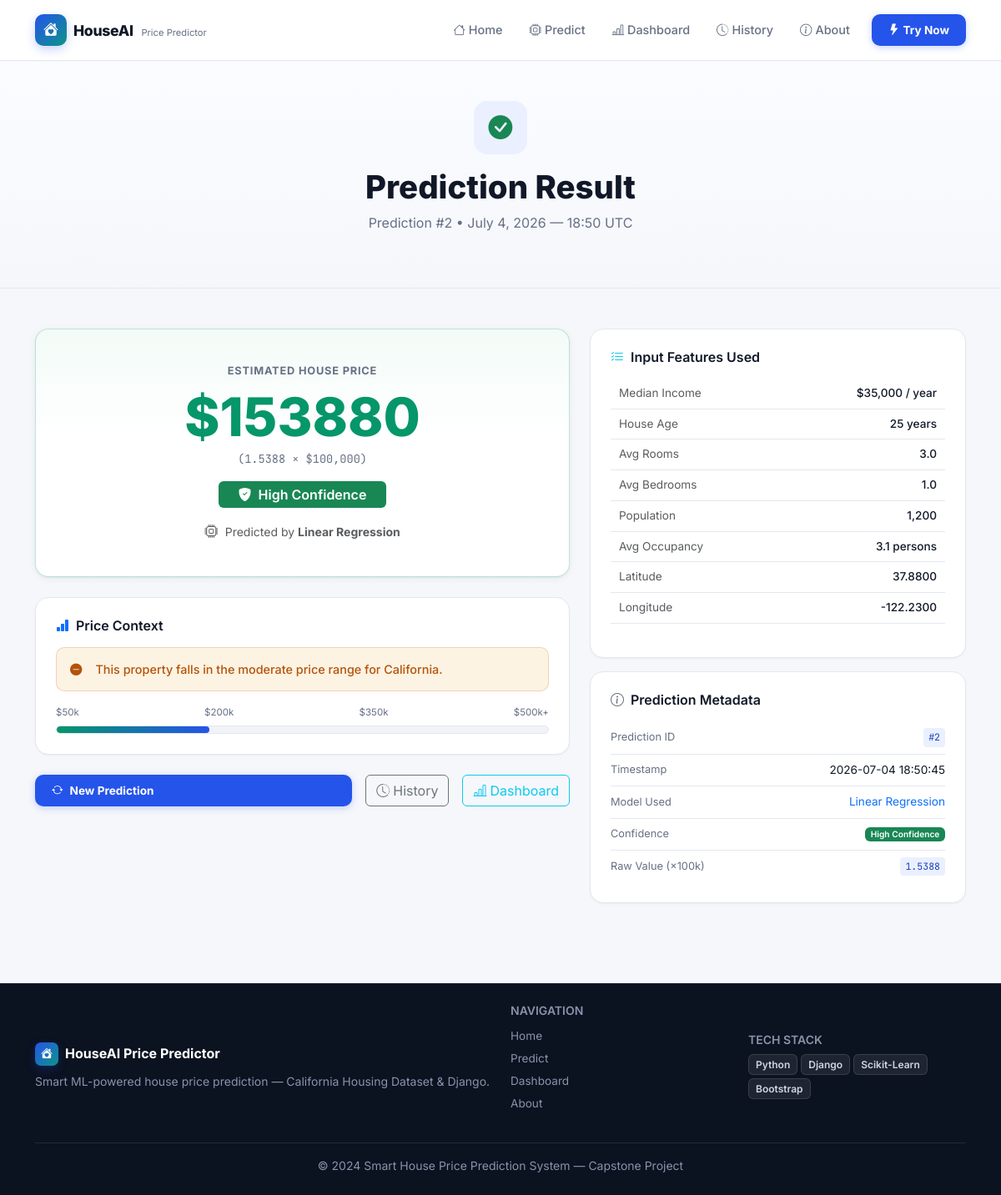
Screenshot of /result/2/ with the database file from the repository.
### predictor/models.py (models this page shows, shortened)
class PredictionRecord(models.Model):
    median_income       = models.FloatField()
    house_age           = models.FloatField()
    avg_rooms           = models.FloatField()
    avg_bedrooms        = models.FloatField()
    population          = models.FloatField()
    avg_occupancy       = models.FloatField()
    latitude            = models.FloatField()
    longitude           = models.FloatField()
    predicted_price     = models.FloatField()
    predicted_price_usd = models.FloatField()
    confidence_level    = models.CharField(max_length=50)
    model_used          = models.CharField(max_length=100, default='')
    created_at          = models.DateTimeField(default=timezone.now)
    ip_address          = models.GenericIPAddressField(null=True, blank=True)
    class Meta:
        ordering = ['-created_at']
        verbose_name = 'Prediction Record'
        verbose_name_plural = 'Prediction Records'
    @property
    def confidence_badge_class(self):
        m = {'High Confidence': 'success', 'Medium Confidence': 'warning',
             'Low Confidence': 'danger'}
        return m.get(self.confidence_level, 'secondary')

### predictor/views.py (the view)
# urls.py: path('result/<int:pk>/', views.result, name='result'),
def result(request, pk):
    try:
        record = PredictionRecord.objects.get(pk=pk)
    except PredictionRecord.DoesNotExist:
        return redirect('predict')
    input_data = [
        ('Median Income',  f"${record.median_income * 10000:,.0f} / year"),
        ('House Age',      f"{record.house_age:.0f} years"),
        ('Avg Rooms',      f"{record.avg_rooms:.1f}"),
        ('Avg Bedrooms',   f"{record.avg_bedrooms:.1f}"),
        ('Population',     f"{record.population:,.0f}"),
        ('Avg Occupancy',  f"{record.avg_occupancy:.1f} persons"),
        ('Latitude',       f"{record.latitude:.4f}"),
        ('Longitude',      f"{record.longitude:.4f}"),
    ]
    return render(request, 'predictor/result.html', {
        'record': record, 'input_data': input_data,
        'badge_class': record.confidence_badge_class,
    })

### templates/predictor/result.html (shortened to what this page needs)
{% extends 'predictor/base.html' %}
{% block content %}
<section class="page-hero py-5">
  <div class="container">
    <div class="page-hero-inner text-center">
      <div class="page-icon mb-3 text-success"><i class="bi bi-check-circle-fill"></i></div>
      <h1 class="page-title">Prediction Result</h1>
      <p class="page-subtitle">
        Prediction #{{ record.pk }} &bull;
        {{ record.created_at|date:"F j, Y — H:i" }} UTC
      </p>
    </div>
  </div>
</section>
<section class="py-5">
  <div class="container">
    <div class="row justify-content-center">
      <div class="col-lg-7">
        <div class="result-main-card">
          <div class="result-label">Estimated House Price</div>
          <div class="result-price">${{ record.predicted_price_usd|floatformat:0 }}</div>
          <div class="result-unit">({{ record.predicted_price|floatformat:4 }} × $100,000)</div>
          <div class="result-confidence mt-3">
            <span class="badge bg-{{ badge_class }} fs-6 px-4 py-2">
              {% if badge_class == 'success' %}
              <i class="bi bi-shield-fill-check me-1"></i>
              {% elif badge_class == 'warning' %}
              <i class="bi bi-shield-fill-exclamation me-1"></i>
              {% else %}
              <i class="bi bi-shield-fill-x me-1"></i>
              {% endif %}
              {{ record.confidence_level }}
            </span>
          </div>
          <div class="result-model-info mt-3">
            <i class="bi bi-cpu me-1 text-muted"></i>
            <small class="text-muted">Predicted by <strong>{{ record.model_used }}</strong></small>
          </div>
        </div>
        <div class="price-context-card mt-4">
          <h6 class="fw-600 mb-3">
            <i class="bi bi-bar-chart-fill me-2 text-primary"></i>Price Context
          </h6>
          <div class="row g-3">
            {% if record.predicted_price_usd < 150000 %}
            <div class="col-12">
              <div class="context-message context-low">
                <i class="bi bi-arrow-down-circle-fill me-2"></i>
                This property is priced below the California median — potentially a great value opportunity.
              </div>
            </div>
            {% elif record.predicted_price_usd < 350000 %}
            <div class="col-12">
              <div class="context-message context-mid">
                <i class="bi bi-dash-circle-fill me-2"></i>
                This property falls in the moderate price range for California.
              </div>
            </div>
            {% endif %}
          </div>
          <div class="price-gauge mt-3">
            <div class="gauge-labels">
              <span>$50k</span><span>$200k</span><span>$350k</span><span>$500k+</span>
            </div>
            <div class="gauge-bar">
              {% with pct=record.predicted_price_usd|default:0 %}
              <div class="gauge-fill"
                   style="width: {% widthratio record.predicted_price_usd 500000 100 %}%;
                          max-width: 100%;">
              </div>
              {% endwith %}
            </div>
          </div>
        </div>
        <div class="d-flex gap-3 mt-4">
          <a href="{% url 'predict' %}" class="btn btn-predict flex-grow-1">
            <i class="bi bi-arrow-repeat me-2"></i>New Prediction
          </a>
          <a href="{% url 'history' %}" class="btn btn-outline-secondary">
            <i class="bi bi-clock-history me-1"></i>History
          </a>
          <a href="{% url 'dashboard' %}" class="btn btn-outline-info">
            <i class="bi bi-bar-chart-line me-1"></i>Dashboard
          </a>
        </div>
      </div>
      <div class="col-lg-5 mt-4 mt-lg-0">
        <div class="input-summary-card">
          <h6 class="fw-600 mb-3">
            <i class="bi bi-list-check me-2 text-info"></i>Input Features Used
          </h6>
          <table class="table table-sm input-table">
            <tbody>
              {% for label, value in input_data %}
              <tr>
                <td class="text-muted">{{ label }}</td>
                <td class="fw-500 text-end">{{ value }}</td>
              </tr>
              {% endfor %}
            </tbody>
          </table>
        </div>
        <div class="meta-card mt-3">
          <h6 class="fw-600 mb-3">
            <i class="bi bi-info-circle me-2 text-secondary"></i>Prediction Metadata
          </h6>
          <div class="meta-row">
            <span class="meta-label">Prediction ID</span>
            <code>#{{ record.pk }}</code>
          </div>
          <div class="meta-row">
            <span class="meta-label">Timestamp</span>
            <span>{{ record.created_at|date:"Y-m-d H:i:s" }}</span>
          </div>
          <div class="meta-row">
            <span class="meta-label">Model Used</span>
            <span class="text-primary">{{ record.model_used }}</span>
          </div>
          <div class="meta-row">
            <span class="meta-label">Confidence</span>
            <span class="badge bg-{{ badge_class }}">{{ record.confidence_level }}</span>
          </div>
          <div class="meta-row">
            <span class="meta-label">Raw Value (×100k)</span>
            <code>{{ record.predicted_price }}</code>
          </div>
        </div>
      </div>
    </div>
  </div>
</section>
{% endblock %}

### static/css/main.css (style rules this page uses)
:root { --bg-page: #f6f7fb; --bg-surface: #ffffff; --bg-surface-alt: #f1f3f8; --bg-navy: #0b1220; --bg-navy-2: #0f1830; --border: #e4e7ef; --border-strong: #d6dae4; --accent: #2554eb; --accent-dark: #1a3fc4; --accent-light:#eaf0ff; --accent2: #0d9488; --accent2-light: #e6f6f4; --accent3: #059669; --danger: #dc2626; --danger-light:#fdecec; --warning: #b45309; --warning-light:#fdf3e3; --info: #2554eb; --text: #101828; --text-muted: #667085; --text-soft: #98a2b3; --radius: 10px; --radius-lg: 16px; --shadow-sm: 0 1px 2px rgba(16,24,40,.05); --shadow: 0 2px 10px rgba(16,24,40,.06), 0 1px 2px rgba(16,24,40,.05); --shadow-lg: 0 16px 40px rgba(16,24,40,.10); --font: 'Inter', sans-serif; --mono: 'JetBrains Mono', monospace; --transition: all .2s ease; }
*, *::before, *::after { box-sizing: border-box; margin: 0; padding: 0; }
html { scroll-behavior: smooth; }
body { font-family: var(--font); background: var(--bg-page); color: var(--text); line-height: 1.6; min-height: 100vh; -webkit-font-smoothing: antialiased; }
h1,h2,h3,h4,h5,h6 { font-weight: 700; color: var(--text); }
p { color: var(--text); }
a { color: var(--accent); }
.fw-500 { font-weight: 500; }
.fw-600 { font-weight: 600; }
code { font-family: var(--mono); color: var(--accent-dark); background: var(--accent-light); padding: 2px 6px; border-radius: 4px; font-size: .85em; }
.btn-predict { background: var(--accent); color: #fff !important; font-weight: 700; font-size: .85rem; padding: 9px 20px; border-radius: 10px; border: none; transition: var(--transition); text-decoration: none; display: inline-flex; align-items: center; box-shadow: 0 2px 8px rgba(37,84,235,.25); }
.page-hero { background: linear-gradient(180deg, #fbfcff, var(--bg-page)); border-bottom: 1px solid var(--border); }
.page-icon { width: 64px; height: 64px; display: flex; align-items: center; justify-content: center; margin: 0 auto; font-size: 1.8rem; color: var(--accent); background: var(--accent-light); border-radius: 16px; }
.page-title { font-size: clamp(1.6rem, 4vw, 2.4rem); font-weight: 800; color: var(--text); }
.page-subtitle { color: var(--text-muted); font-size: 1rem; }
.result-main-card { background: linear-gradient(180deg, #f3fbf7, var(--bg-surface) 45%); border: 1px solid rgba(5,150,105,.25); border-radius: var(--radius-lg); padding: 40px; text-align: center; box-shadow: var(--shadow); }
.result-label { font-size: .8rem; font-weight: 700; text-transform: uppercase; letter-spacing: .8px; color: var(--text-muted); }
.result-price { font-size: clamp(2.5rem, 6vw, 4rem); font-weight: 800; color: var(--accent3); line-height: 1.1; margin: 10px 0 4px; }
.result-unit { font-size: .85rem; color: var(--text-muted); font-family: var(--mono); }
.result-model-info { margin-top: 8px; }
.price-context-card, .input-summary-card, .meta-card { background: var(--bg-surface); border: 1px solid var(--border); border-radius: var(--radius-lg); padding: 24px; box-shadow: var(--shadow-sm); }
.context-message { padding: 14px 16px; border-radius: 10px; font-size: .9rem; font-weight: 500; display: flex; align-items: center; gap: 8px; }
.context-mid { background: var(--warning-light); color: var(--warning); border: 1px solid rgba(180,83,9,.2); }
.gauge-labels { display: flex; justify-content: space-between; font-size: .72rem; color: var(--text-muted); margin-bottom: 6px; }
.gauge-bar { background: var(--bg-surface-alt); border: 1px solid var(--border); border-radius: 999px; height: 10px; overflow: hidden; }
.gauge-fill { background: linear-gradient(90deg, var(--accent3), var(--accent)); height: 100%; border-radius: 999px; transition: width .8s ease; }
.input-table td { font-size: .85rem; color: var(--text-muted); border-color: var(--border) !important; padding: 7px 10px !important; }
.input-table td.fw-500 { color: var(--text); }
.meta-row { display: flex; justify-content: space-between; align-items: center; padding: 8px 0; border-bottom: 1px solid var(--border); font-size: .85rem; }
.meta-row:last-child { border-bottom: none; }
.meta-label { color: var(--text-muted); font-size: .8rem; }
.table { color: var(--text) !important; }
.table-dark td, .table-dark th, .table td, .table th { border-color: var(--border) !important; color: var(--text); }
.badge { font-weight: 600 !important; }

### rows the page displays
PredictionRecord: pk "2", created_at "July 4, 2026 — 18:50", predicted_price_usd "153880", predicted_price "1.5388", confidence_level "High Confidence", model_used "Linear Regression", created_at "2026-07-04 18:50:45"

### other values shown
{{ label }} "Median Income" "House Age" "Avg Rooms" "Avg Bedrooms" "Population" "Avg Occupancy" "Latitude" "Longitude"
{{ value }} "$35,000 / year" "25 years" "3.0" "1.0" "1,200" "3.1 persons" "37.8800" "-122.2300"
